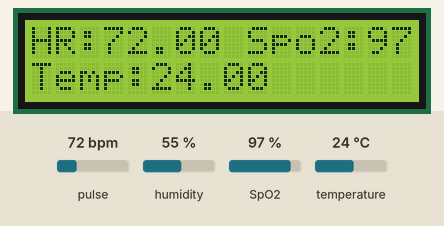
Bench run of a sketch on a simulated ESP8266 (NodeMCU). Parts: 16×2 character LCD. The inputs (shaded band) are chosen by the test bench; at power-on: pulse 72 bpm, temperature 24 °C, SpO2 97 %, humidity 55 %. WiFi joins after 1.5 s; servers stay silent unless stated; what the sketch prints to the serial monitor is not drawn.

Above: at 5.5 s.
5.6 s: pulse set to 42 bpm
At 9.1 s:
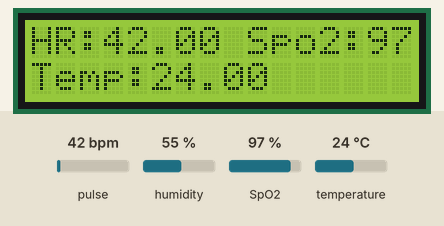
9.4 s: temperature set to 12 °C
At 11.6 s:
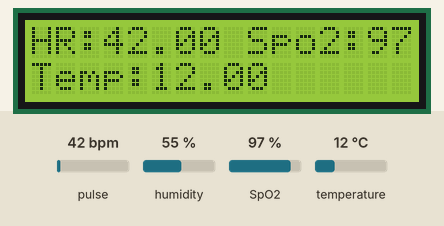
12.4 s: pulse set to 70 bpm
At 15.1 s:
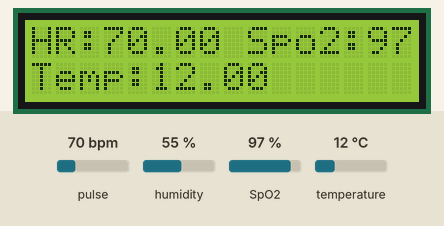
15.4 s: SpO2 set to 80 %
At 17.4 s:
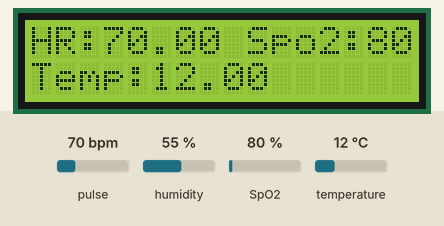
18.4 s: temperature set to 19 °C
At 20.8 s:
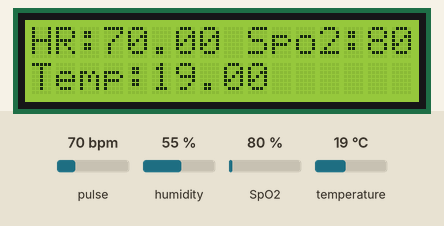
21.4 s: SpO2 set to 85 %
At 24.4 s:
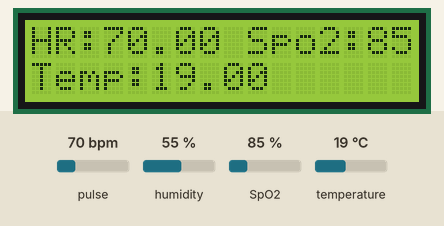
Timing chart, 0 to 25.4 s (numbered marks = the images above; inputs shaded):
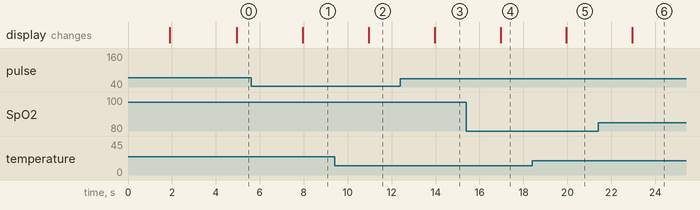

Measured:
- after the input at 5.6 s, the display: changes after 2.4 s (image 1)
- after the input at 9.4 s, the display: changes after 1.6 s (image 2)
- after the input at 12.4 s, the display: changes after 1.6 s (image 3)
- after the input at 15.4 s, the display: changes after 1.6 s (image 4)
- after the input at 18.4 s, the display: changes after 1.6 s (image 5)
- after the input at 21.4 s, the display: changes after 1.6 s (image 6)

The sketch:

final.ino
```cpp
#define BLYNK_PRINT Serial
#include <ESP8266WiFi.h>
#include <BlynkSimpleEsp8266.h>
#include <Wire.h>
#include "MAX30100_PulseOximeter.h"
#define REPORTING_PERIOD_MS     1000

PulseOximeter pox;

uint32_t tsLastReport = 0;

#include <DHT.h>
#include <LiquidCrystal_I2C.h>
LiquidCrystal_I2C lcd(0x27,16,2);

#define DHTPIN D7
#define DHTTYPE DHT11
DHT dht(DHTPIN, DHTTYPE);

char auth[] = "49LekHNr8qM1nGfACxxdlJi14R9weqN-";

// Your WiFi credentials.
// Set password to "" for open networks.
char ssid[] = "Smart";
char pass[] = "12345678";

BlynkTimer timer;

int heartrate;
int SP;

void setup()
{

  Serial.begin(9600);
lcd.init();
 lcd.backlight();
   dht.begin();
   lcd.clear();
   lcd.setCursor(0,0);
   lcd.print("connecting to");
      lcd.setCursor(0,1);
   lcd.print(ssid);
 Blynk.begin(auth, ssid, pass);
    lcd.clear();
   lcd.setCursor(0,0);
   lcd.print("connected to");
      lcd.setCursor(0,1);
   lcd.print(ssid);

  timer.setInterval(100,pul);
  timer.setInterval(3000,temp);
  timer.setInterval(5000,heart);
  Serial.print("Initializing pulse oximeter..");
    if (!pox.begin()) {
        Serial.println("FAILED");
        for(;;);
    } else {
        Serial.println("SUCCESS");
    }

    pox.setOnBeatDetectedCallback(onBeatDetected);

}

void onBeatDetected()
{
    Serial.println("Beat!");
}

void loop()
{
  Blynk.run();
  timer.run();
}


void pul()
{
  pox.update();

    // Asynchronously dump heart rate and oxidation levels to the serial
    // For both, a value of 0 means "invalid"
    if (millis() - tsLastReport > REPORTING_PERIOD_MS)
    {
        Serial.print("Heart rate:");
        Serial.print(pox.getHeartRate());
        Serial.print("bpm / SpO2:");
        Serial.print(pox.getSpO2());
        Serial.println("%");
        heartrate = pox.getHeartRate();
        SP = pox.getSpO2();
        Blynk.virtualWrite(V7,pox.getHeartRate());
        Blynk.virtualWrite(V8,pox.getSpO2());


        tsLastReport = millis();
    }


}


void temp()
{
  float t = dht.readTemperature();
   Blynk.virtualWrite(V9, t);
     lcd.clear();
   lcd.setCursor(0,0);
   lcd.print("HR:" + String(pox.getHeartRate()) + " Spo2:" + String(pox.getSpO2()));
      lcd.setCursor(0,1);
   lcd.print("Temp:" + String(t));


}

void heart()
{
  if (heartrate>90)
        {
          Blynk.notify("Something is wrong");
          Blynk.virtualWrite(V12,"Something is wrong");

        }

        else if (heartrate<60)
        {
          Blynk.notify("Something is wrong");
          Blynk.virtualWrite(V12,"Something is wrong");
        }
        else
        {
          Blynk.virtualWrite(V12,"normal");
          Serial.println("normal");
        }

  if (SP<90)
  {
    Blynk.virtualWrite(V13,"oxygen level low");
  }
  else
  {
   Blynk.virtualWrite(V13,"oxygen level normal");
  }

}
```
